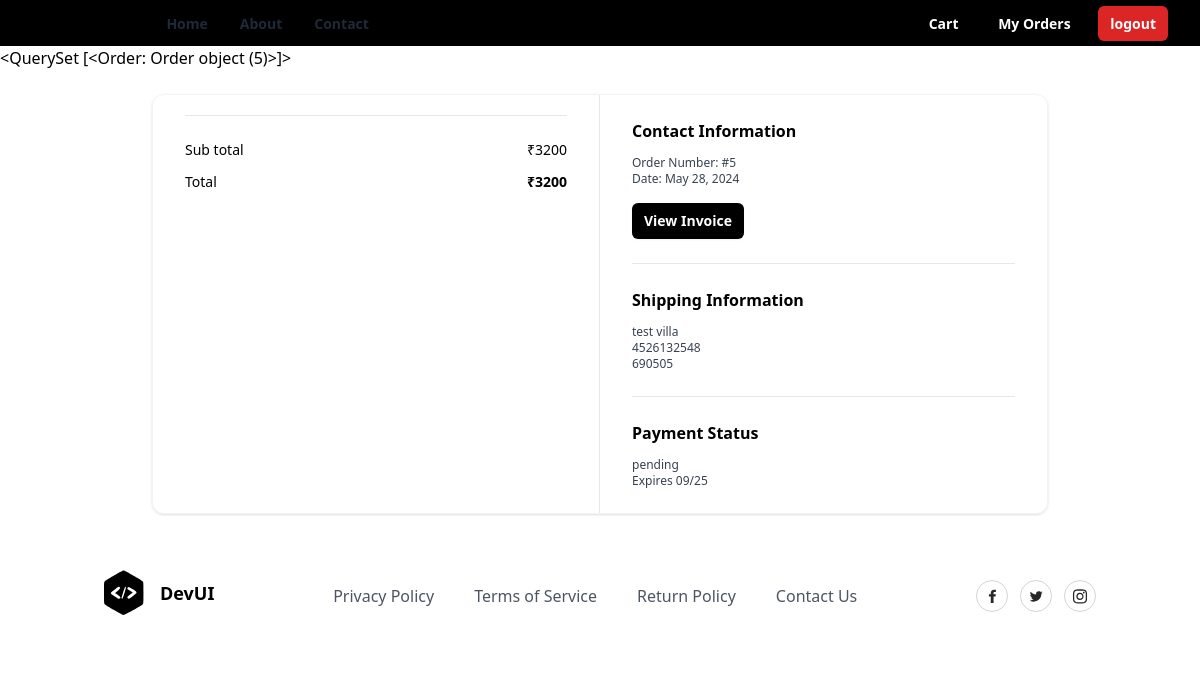
Page /ordersummary/ (signed in) on the committed database.
### store/models.py (models this page shows, shortened)
class Order(models.Model):
    user_object = models.ForeignKey(
                                        User,
                                        on_delete=models.CASCADE,
                                        related_name='myorders'
                                    )
    basket_item_objects = models.ManyToManyField(BasketItem)
    delivery_address = models.CharField(max_length=250)
    phone = models.CharField(max_length=12)
    pin=models.CharField(max_length=10,null=True)
    email = models.CharField(max_length=100)
    pay_options = (
        ('online', 'online'),
        ('cod', 'cod')
    )
    payment_mode = models.CharField(
                                        max_length=100,
                                        choices=pay_options,
                                        default='cod'
                                    )
    order_id = models.CharField(max_length=200, null=True)
    is_paid = models.BooleanField(default=False)
    order_status = (
        ('order_confirmed', 'Order confirmed'),
        ('dispatched', 'Dispatched'),
        ('in_transit', 'In transit'),
        ('delivered', 'Delivered'),
        ('cancelled', 'Cancelled'),
    )
    status = models.CharField(
                                max_length=200,
                                choices=order_status,
                                default='order_confirmed'
                            )
    created_date = models.DateTimeField(auto_now_add=True)
    updated_date = models.DateTimeField(auto_now=True)
    is_active = models.BooleanField(default=True)
    @property
    def sub_total(self):
        basket_items=self.basket_item_objects.all()
        total=0
        if basket_items:
            for bi  in basket_items:
                total+=bi.total_amount
        return total

class BasketItem(models.Model):
    basket_object = models.ForeignKey(Basket, on_delete=models.CASCADE,related_name="cartitems")
    product_object = models.ForeignKey(Product, on_delete=models.CASCADE)
    size_object = models.ForeignKey(Size, on_delete=models.CASCADE)
    quantity = models.PositiveIntegerField(default=1)
    created_date = models.DateTimeField(auto_now_add=True)
    updated_date = models.DateTimeField(auto_now=True)
    is_active = models.BooleanField(default=True)
    is_order_placed=models.BooleanField(default=False)
    @property
    def total_amount(self):
        return self.product_object.price*self.quantity

class Product(models.Model):
    title = models.CharField(max_length=200)
    description = models.TextField(null=True, blank=True)
    size_object = models.ManyToManyField(Size)
    category_object = models.ForeignKey(Category, on_delete=models.CASCADE)
    brand_object = models.ForeignKey(Brand, on_delete=models.CASCADE)
    image = models.ImageField(upload_to='product_images', null=True, blank=True, default='product_images/default.jpg')
    price = models.PositiveIntegerField()
    tag_object=models.ManyToManyField(Tag)
    created_date = models.DateTimeField(auto_now_add=True)
    updated_date = models.DateTimeField(auto_now=True)
    is_active = models.BooleanField(default=True)

### store/views.py (the view)
# urls.py: path('ordersummary/',views.OrderSummaryView.as_view(),name="order-summary"),
class OrderSummaryView(View):
    def get(self,request,*args,**kwargs):
        qs=Order.objects.filter(user_object=request.user).order_by("-created_date")
        return render(request,"order_summary.html",{"data":qs})

### store/templates/order_summary.html (shortened to what this page needs)
{%extends 'base.html'%}
{%block main_block%}
{{data}}
{%for o in data%}
<div class="mx-auto my-4 max-w-4xl md:my-6">
  <div class="overflow-hidden rounded-xl border border-gray-100 shadow">
    <div class="grid grid-cols-1 md:grid-cols-2">
      <div class="px-5 py-6 md:border-r md:border-r-gray-200 md:px-8">
        <div class="flow-root">
          <hr class="mt-6 border-gray-200" />
          <ul class="mt-6 space-y-3">
            <li class="flex items-center justify-between">
              <p class="text-sm font-medium">Sub total</p>
              <p class="text-sm font-medium">₹{{o.sub_total}}</p>
            </li>
            <li class="flex items-center justify-between">
              <p class="text-sm font-medium ">Total</p>
              <p class="text-sm font-bold ">₹{{o.sub_total}}</p>
            </li>
          </ul>
        </div>
      </div>
      <div class="px-5 py-6 md:px-8">
        <div class="flow-root">
          <div class="-my-6 divide-y divide-gray-200">
            <div class="py-6">
              <h2 class="text-base font-bold text-black">
                Contact Information
              </h2>
              <p class="fontmedium mt-3 text-xs text-gray-700">
                Order Number: #{{o.id}}
              </p>
              <p class="text-xs font-medium text-gray-700">
                Date: {{o.created_date|date}}
              </p>
              <button type="button"
                class="mt-4 rounded-md bg-black px-3 py-2 text-sm font-semibold text-white shadow-sm hover:bg-black/80 focus-visible:outline focus-visible:outline-2 focus-visible:outline-offset-2 focus-visible:outline-black">
                View Invoice
              </button>
            </div>
            <div class="py-6">
              <h2 class="mb-2 text-base font-bold text-black">
                Shipping Information
              </h2>
              <p class="mt-3 text-xs font-medium text-gray-700">{{o.delivery_address}}</p>
              <p class="text-xs font-medium text-gray-700">
                {{o.phone}}
              </p>
              <p class="text-xs font-medium text-gray-700">{{o.pin}}</p>
            </div>
            <div class="py-6">
              <h2 class="text-base font-bold text-black">
                Payment Status
              </h2>
              <p class="mt-3 text-xs font-medium text-gray-700">
                {%if o.is_paid%}
                  completed
                {%else%}
                  pending
                {%endif%}
              </p>
              <p class="text-xs font-medium text-gray-700">Expires 09/25</p>
            </div>
          </div>
        </div>
      </div>
    </div>
  </div>
</div>
{%endfor%}
{%endblock%}

### rows in the picture
Order: id "<QuerySet [<Order: Order object (5)>]>", sub_total "3200", id "5", created_date "May 28, 2024", delivery_address "test villa", phone "4526132548", pin "690505", is_paid "pending"
